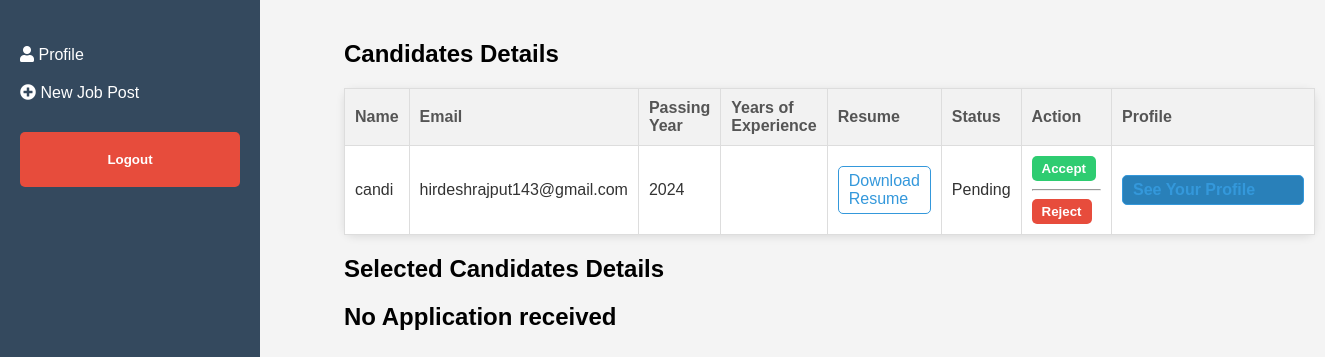
Page /candidate-details/17 (signed in) on the committed database.
### hr/models.py (models this page shows)
class CandidateApplication(models.Model):
    user= models.ForeignKey(to=User,on_delete=models.CASCADE)
    job= models.OneToOneField(to=JobPost,on_delete=models.CASCADE)
    passingYear=models.IntegerField()
    yearOfExp =models.IntegerField(default=0)
    resume= models.FileField(upload_to='resume')
    status=models.CharField(choices=STATUS_CHOICE,max_length=20,default='pending')

### hr/views.py (the view)
# urls.py: path('candidate-details/<int:pk>',views.candidate_view,name='candidate_details'),
@login_required
def candidate_view(request,pk):
    if JobPost.objects.filter(id=pk).exists():
        jobpost=JobPost.objects.get(id=pk)
        applications = CandidateApplication.objects.filter(job=jobpost)
        selectedapplications=SelectCandidateJob.objects.filter(job=jobpost)
        print(applications)
        print(selectedapplications)
        return render(request,'hr/candidate.html',{'applications':applications,'selectedapplications':selectedapplications,'jobpost':jobpost})
    else:
        return redirect('hr_dash')

### hr/templates/hr/candidate.html (shortened to what this page needs)
<!DOCTYPE html>
<html lang="en">
<head>
    <link rel="stylesheet" href="https://cdnjs.cloudflare.com/ajax/libs/font-awesome/5.15.3/css/all.min.css">
</head>
<body>
    <div class="container">
        {% include 'hr/navbar.html' %}
        <div class="content">
            <h2>Candidates Details</h2>
            {% if applications %}
            <table class="candidates-table">
                <thead>
                    <tr>
                        <th>Name</th>
                        <th>Email</th>
                        <th>Passing Year</th>
                        <th>Years of Experience</th>
                        <th>Resume</th>
                        <th>Status</th>
                        <th>Action</th>
                        <th>Profile</th>
                    </tr>
                </thead>
                <tbody>
                    {% for candidate in applications %}
                    <tr>
                        <td>{{candidate.user.username}}</td>
                        <td>{{candidate.user.email}}</td>
                        <td>{{candidate.passingYear}}</td>
                        <td>{{candi.yearOfExperience}}</td>
                        <td><a href="{{candidate.resume.url}}" class="resume-download">Download Resume</a></td>
                        <td>Pending</td>
                        <td>
                            <form action="{% url "selectCandidate" %}" method="post">
                                <button class="accept-button" type="submit">Accept</button>
                            </form>
                            <hr>
                            <form action="{% url "deleteCandidate" %}" method="post">
                                <button class="reject-button">Reject</button>
                            </form>
                        </td>
                        <td><a href="#" class="profile-button">See Your Profile</a></td>
                    </tr>
                    {% endfor %}
                </tbody>
            </table>
            {% else %}
                <h2>No Application received</h2>
            {% endif %}
                <h2>Selected Candidates Details</h2>
                {% if jobapplys %}
                <table class="candidates-table">
                    <thead>
                        <tr>
                            <th>Name</th>
                            <th>Email</th>
                            <th>Passing Year</th>
                            <th>Years of Experience</th>
                            <th>Resume</th>
                            <th>Status</th>
                        </tr>
                    </thead>
                    <tbody>
                        {% for selectedcandi in selectedapplications %}
                        <tr>
                            <td>{{selectedcandi.candidate.user.username}}</td>
                            <td>{{selectedcandi.candidate.user.email}}</td>
                            <td>{{selectedcandi.candidate.passingYear}}</td>
                            <td>{{selectedcandi.candidate.yearOfExp}}</td>
                            <td><a href="{{selectedcandi.candidate.resume.url}}" class="resume-download">Download Resume</a></td>
                            <td>{{selectedcandi.candidate.status}}</td>
                        </tr>
                        {% endfor %}
                    </tbody>
                </table>
                {% else %}
                    <h2>No Application received</h2>
                {% endif %}
        </div>
    </div>
</body>
</html>

### hr/templates/hr/candidate.html (style rules this page uses)
body { margin: 0; font-family: Arial, sans-serif; background-color: #f4f4f4; display: flex; min-height: 100vh; }
.container { display: flex; flex-direction: row; }
.content { flex: 1; padding: 20px; margin-left: 4rem; width: 50rem; }
.content { flex: 1; padding: 20px; }
.candidates-table { width: 100%; border-collapse: collapse; margin-top: 20px; }
.candidates-table th, .candidates-table td { border: 1px solid #ddd; padding: 10px; text-align: left; }
.candidates-table th { background-color: #f2f2f2; }
.resume-download { color: #3498db; text-decoration: none; transition: color 0.3s; }
.candidates-table th { background-color: #f2f2f2; font-weight: bold; color: #555; }
.candidates-table td { background-color: #fff; color: #333; }
.candidates-table { box-shadow: 0px 2px 8px rgba(0, 0, 0, 0.1); border-radius: 10px; }
.candidates-table th, .candidates-table td { transition: background-color 0.3s, color 0.3s; }
.candidates-table td a { display: inline-block; padding: 5px 10px; border: 1px solid #3498db; border-radius: 5px; color: #3498db; transition: background-color 0.3s, color 0.3s; }
.accept-button, .reject-button { display: inline-block; padding: 5px 10px; margin-right: 5px; border: none; border-radius: 5px; cursor: pointer; font-weight: bold; transition: background-color 0.3s, color 0.3s; }
.accept-button { background-color: #2ecc71; color: white; }
.reject-button { background-color: #e74c3c; color: white; }
.profile-button { display: inline-block; padding: 5px 10px; width: 10rem; background-color: #2980b9; border: none; border-radius: 5px; color: white; text-decoration: none; font-weight: bold; transition: background-color 0.3s, color 0.3s; }

### rows in the picture
CandidateApplication: user.username "candi", user.email "hirdeshrajput143@gmail.com", passingYear "2024"
